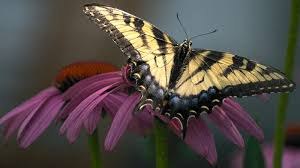
#> input picture b.jpg, 300 x 168 px
$ jupyter execute opencv_1.ipynb
#> lines starting #> are read from the running program, lines starting #| are printed output that depends on the picture
[cell 1]
import cv2

[cell 2]
import numpy as np

img1 = np.empty((200, 300), dtype=np.uint8)#그레이스케일 이미지
img2 = np.zeros((200, 300, 3), dtype=np.uint8)#칼라 이미지
img3 = np.ones((200, 300), dtype=np.uint8)*255 #그레이스케일 이미지. 흰바탕
img4 = np.full((200, 300, 3), (0, 255, 255), dtype=np.uint8) #칼라 이미지의 노란바탕

cv2.imshow('img1', img1) #  영상 출력 함수. imshow()
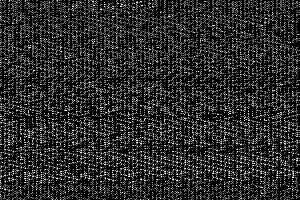
#> window 'img1': shape (200, 300); min 0, max 255, mean 41.8
cv2.imshow('img2', img2)
cv2.imshow('img3', img3)
cv2.imshow('img4', img4)
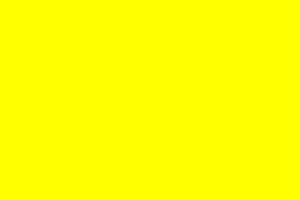
#> window 'img4': shape (200, 300, 3); mean B, G, R 0, 255, 255

cv2.waitKey(0)   #키보드 입력 대기. 입력한 키값 반환. 0 입력 : 무한 대기
cv2.destroyAllWindows()  #모든 윈도우 창 닫음

[cell 3]
import cv2

fname = 'b.jpg'

original = cv2.imread(fname, cv2.IMREAD_COLOR)
#> original is the input picture: shape (168, 300, 3); mean B, G, R 70.4, 74.4, 82.5
gray = cv2.imread(fname, cv2.IMREAD_GRAYSCALE)
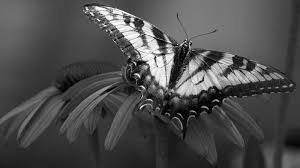
#> gray: shape (168, 300); min 0, max 255, mean 76.4
unchange = cv2.imread(fname, cv2.IMREAD_UNCHANGED)

cv2.imshow('Original', original)
cv2.imshow('Gray', gray)
cv2.imshow('Unchange', unchange)

cv2.waitKey(0)   #키보드 입력 대기. 입력한 키값 반환
cv2.destroyAllWindows()  #모든 윈도우 창 닫음

[cell 4]
print(original.shape)
#| (168, 300, 3)
original

[cell 5]
import cv2

fname_o = 'b.jpg'
fname_t = 'b_gray.jpg'
gray = cv2.imread(fname_o, cv2.IMREAD_GRAYSCALE)
cv2.imwrite(fname_t,gray) # 해당 파일로 만들기
img = cv2.imread(fname_t)
#> img: shape (168, 300, 3); min 0, max 255, mean 76.4
cv2.imshow('image',img)
cv2.waitKey(0)   #키보드 입력 대기
cv2.destroyAllWindows()  #모든 윈도우 창 닫음

[cell 6]
print(gray.shape)
#| (168, 300)
gray

[cell 7]
import cv2
from matplotlib import pyplot as plt

img = cv2.imread('a.jpg', cv2.IMREAD_COLOR)
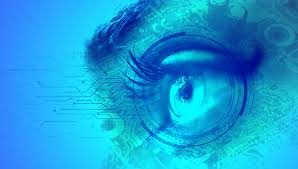
#> input picture a.jpg, 298 x 169 px
#> img is the input picture: shape (169, 298, 3); mean B, G, R 215.5, 158.1, 22.4
#opencv로 읽은 이미지를 matplot에 그대로 출력. 색상 반전됨
# opencv 색 표현   :  [b, g, r]
# matplot 색 표현  :  [r, g, b]
# 그러므로 색상이 반전되어 표시됨.
plt.imshow(img)
#plt.xticks([]) # x축 눈금
#plt.yticks([]) # y축 눈금
plt.show()

[cell 8]
import cv2
from matplotlib import pyplot as plt # as는 alias 적용시 사용

img = cv2.imread('a.jpg', cv2.IMREAD_COLOR)

#opencv로 읽은 이미지의 r,g,b순서를 뒤집어 배열. 속도가 느려서 비효율적. cv2.cvtColor() 효율적
b, g, r = cv2.split(img)   # img파일을 b,g,r로 분리. 채널 분리
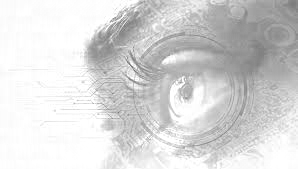
#> b: shape (169, 298); min 112, max 255, mean 215.5
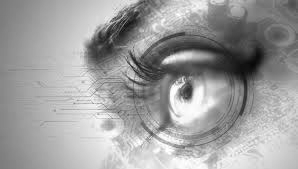
#> g: shape (169, 298); min 8, max 255, mean 158.1
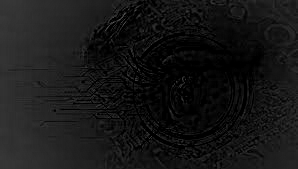
#> r: shape (169, 298); min 0, max 94, mean 22.4
img2 = cv2.merge([r,g,b]) # b,,g, r을 바꿔서 Merge
# 위와 같은 방식은 속도가 떨어짐.

# 해당 방식이 더 빠른 방식. bgr -> rgb
# cv2.cvtColor(img, cv2.BGR2RGB) # 상수 값은 임의로 나타낸것

plt.imshow(img2)
plt.xticks([]) # x축 눈금
plt.yticks([]) # y축 눈금
plt.show()
